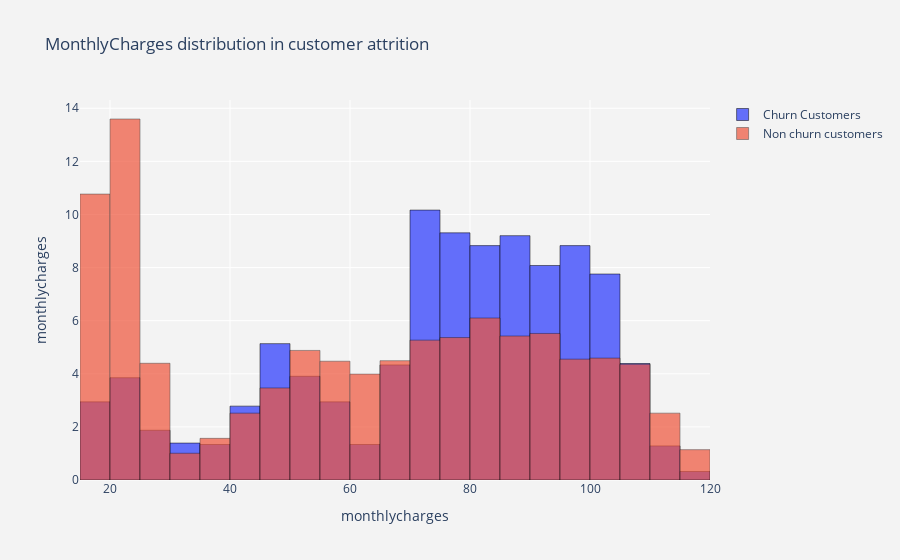

The notebook cell this image was saved under:
### Markdown cell above
Exploring the tenure distribution, we see that there is a skewed distribution for churn customers.
<br>About 40% of churn customers have a 1-5 month tenure with the telco.<br>
The distribution for non-churn customers is fairly uniform.

### Code cell
#defining data
trace1 = go.Histogram(x  = churn['MonthlyCharges'],
                          histnorm= "percent",
                          name = "Churn Customers",
                          marker = dict(line = dict(width = .5,
                                                    color = "black"
                                                    )
                                        ),
                         opacity = 1
                         ) 


trace2 = go.Histogram(x  = not_churn['MonthlyCharges'],
                      histnorm = "percent",
                      name = "Non churn customers",
                      marker = dict(line = dict(width = .5,
                                          color = "black"
                                         )
                             ),
                      opacity = .7
                     )
data = [trace1,trace2]

#defining layout
layout = go.Layout(dict(title ='MonthlyCharges' + " distribution in customer attrition ",
                        plot_bgcolor  = "rgb(243,243,243)",
                        paper_bgcolor = "rgb(243,243,243)",
                        xaxis = dict(gridcolor = 'rgb(255, 255, 255)',
                                         title = 'monthlycharges',
                                         zerolinewidth=1,
                                         ticklen=5,
                                         gridwidth=1
                                        ),
                        yaxis = dict(gridcolor = 'rgb(255, 255, 255)',
                                         title = "monthlycharges",
                                         zerolinewidth=1,
                                         ticklen=5,
                                         gridwidth=1
                                        )
                       ),barmode = 'overlay'
                  )

#defining figure and plotting
fig  = go.Figure(data=data,layout=layout)
iplot(fig)

# fig = go.Figure()
# fig.add_trace(go.Histogram(x=churn['tenure']))
# fig.add_trace(go.Histogram(x=not_churn['tenure']))
# # Overlay both histograms
# # fig.update_layout(barmode='overlay')
# # Reduce opacity to see both histograms
# fig.update_traces(opacity=0.75)
# fig.show()

### Figure 1 — Plotly figure (JSON) as saved in the notebook; plotly's stock layout.template omitted (floating-point values rounded to 4 significant figures; data arrays with more than 128 entries replaced by an {"elided": "..."} marker saying what was removed)
{"data": [{"histnorm": "percent", "marker": {"line": {"color": "black", "width": 0.5}}, "name": "Churn Customers", "opacity": 1, "type": "histogram", "x": {"elided": "1869 float values"}}, {"histnorm": "percent", "marker": {"line": {"color": "black", "width": 0.5}}, "name": "Non churn customers", "opacity": 0.7, "type": "histogram", "x": {"elided": "5163 float values"}}], "layout": {"barmode": "overlay", "paper_bgcolor": "rgb(243,243,243)", "plot_bgcolor": "rgb(243,243,243)", "title": {"text": "MonthlyCharges distribution in customer attrition "}, "xaxis": {"gridcolor": "rgb(255, 255, 255)", "gridwidth": 1, "ticklen": 5, "title": {"text": "monthlycharges"}, "zerolinewidth": 1}, "yaxis": {"gridcolor": "rgb(255, 255, 255)", "gridwidth": 1, "ticklen": 5, "title": {"text": "monthlycharges"}, "zerolinewidth": 1}}}
